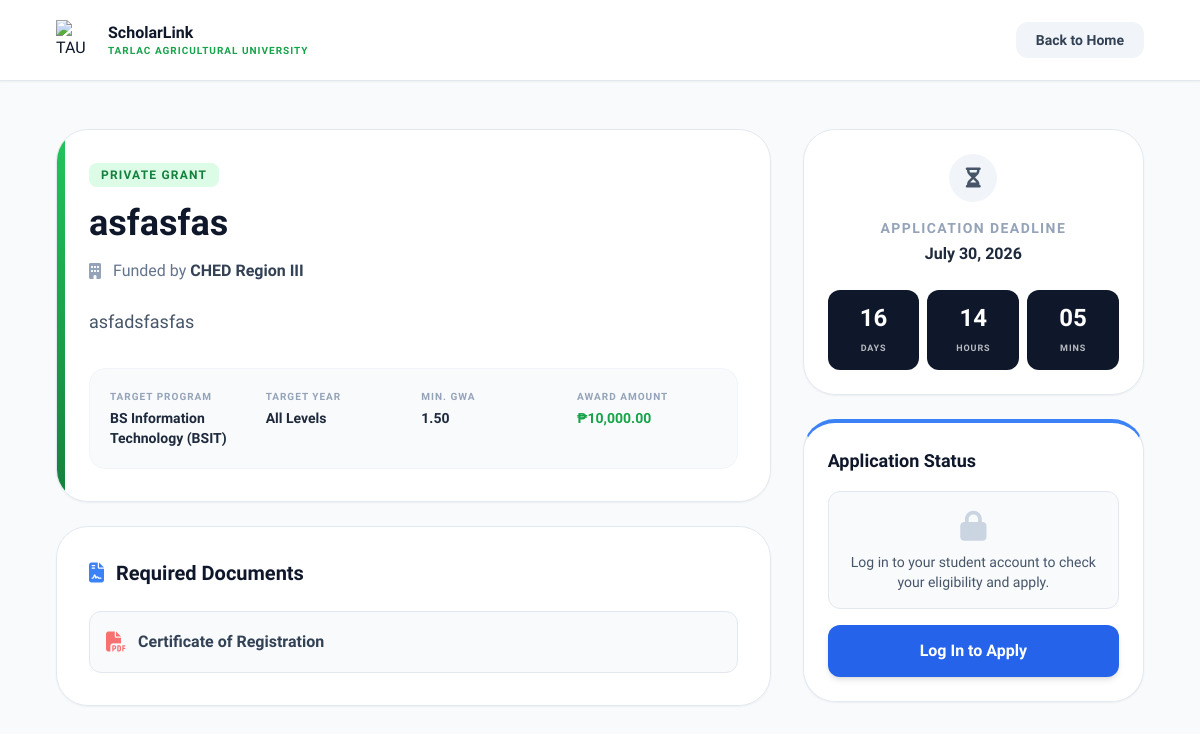
Page /scholarship_details.php?id=203 on the committed database.
### tables this page shows
CREATE TABLE `scholarship` (
  `ScholarshipID` int(11) NOT NULL AUTO_INCREMENT,
  `ProgramID` int(11) NOT NULL,
  `YearLevel` varchar(50) DEFAULT NULL,
  `Name` varchar(150) NOT NULL,
  `Description` text DEFAULT NULL,
  `Deadline` date NOT NULL,
  `AwardAmount` decimal(10,2) DEFAULT NULL,
  `NumberOfSlots` int(11) DEFAULT NULL,
  `Status` varchar(20) DEFAULT 'Active',
  `MinimumGWA` decimal(4,2) DEFAULT 2.00,
  `CreatedBy` int(11) DEFAULT NULL,
  `GenderRequirement` varchar(20) NOT NULL DEFAULT 'Any',
  `ScholarshipType` enum('Private','Government') DEFAULT 'Private',
  `FormConfig` varchar(255) DEFAULT 'Academic,Family,Financial,Essay',
  `ReleaseFrequency` varchar(50) DEFAULT 'Per Semester',
  `AllowsDual` enum('Yes','No') NOT NULL DEFAULT 'No',
  PRIMARY KEY (`ScholarshipID`),
  KEY `ProgramID` (`ProgramID`),
  KEY `fk_scholarship_creator` (`CreatedBy`),
  CONSTRAINT `fk_scholarship_creator` FOREIGN KEY (`CreatedBy`) REFERENCES `users` (`UserID`) ON DELETE SET NULL,
  CONSTRAINT `scholarship_ibfk_1` FOREIGN KEY (`ProgramID`) REFERENCES `program` (`ProgramID`) ON DELETE CASCADE
);

CREATE TABLE `users` (
  `UserID` int(11) NOT NULL AUTO_INCREMENT,
  `Username` varchar(50) NOT NULL,
  `Email` varchar(100) NOT NULL,
  `PasswordHash` varchar(255) NOT NULL,
  `FirstName` varchar(100) NOT NULL,
  `LastName` varchar(100) NOT NULL,
  `Role` enum('Student','Internal_Admin','External_Admin','Super_Admin') DEFAULT 'Student',
  `AccountStatus` varchar(20) DEFAULT 'Active',
  `StudentID_Num` varchar(50) DEFAULT NULL,
  `YearLevel` varchar(50) DEFAULT NULL,
  `GPA` decimal(4,2) DEFAULT NULL,
  `Major` varchar(100) DEFAULT NULL,
  `ProgramID` int(11) DEFAULT NULL,
  `Department` varchar(100) DEFAULT NULL,
  `Organization` varchar(100) DEFAULT NULL,
  `ContactNumber` varchar(20) DEFAULT NULL,
  `DateOfBirth` date DEFAULT NULL,
  `ProfilePicture` varchar(255) DEFAULT NULL,
  `ResetToken` varchar(255) DEFAULT NULL,
  `ResetTokenExpire` datetime DEFAULT NULL,
  `Gender` varchar(20) NOT NULL DEFAULT 'Not Specified',
  PRIMARY KEY (`UserID`),
  UNIQUE KEY `Username` (`Username`),
  UNIQUE KEY `Email` (`Email`)
);

CREATE TABLE `program` (
  `ProgramID` int(11) NOT NULL AUTO_INCREMENT,
  `ProgramName` varchar(150) NOT NULL,
  PRIMARY KEY (`ProgramID`)
);

CREATE TABLE `document_requirement` (
  `RequirementID` int(11) NOT NULL AUTO_INCREMENT,
  `ScholarshipID` int(11) NOT NULL,
  `DocumentName` varchar(100) NOT NULL,
  PRIMARY KEY (`RequirementID`),
  KEY `ScholarshipID` (`ScholarshipID`),
  CONSTRAINT `document_requirement_ibfk_1` FOREIGN KEY (`ScholarshipID`) REFERENCES `scholarship` (`ScholarshipID`) ON DELETE CASCADE
);

### scholarship_details.php (the view, shortened to what this page needs)
<?php
require 'includes/session_manager.php';
$scholarship_id = isset($_GET['id']) ? (int)$_GET['id'] : 0;
$is_logged_in = isset($_SESSION['logged_in']) && $_SESSION['logged_in'] === true;
$is_student = $is_logged_in && ($_SESSION['role'] === 'Student');
try {
    $stmt = $pdo->prepare("
        SELECT s.*, p.ProgramName, u.Organization as SponsorName, u.FirstName, u.LastName
        FROM scholarship s
        LEFT JOIN program p ON s.ProgramID = p.ProgramID
        LEFT JOIN users u ON s.CreatedBy = u.UserID
        WHERE s.ScholarshipID = ?
    ");
    $stmt->execute([$scholarship_id]);
    $scholarship = $stmt->fetch(PDO::FETCH_ASSOC);
    $sponsor_name = !empty($scholarship['SponsorName']) ? $scholarship['SponsorName'] : trim($scholarship['FirstName'] . ' ' . $scholarship['LastName']);
    $req_stmt = $pdo->prepare("SELECT * FROM document_requirement WHERE ScholarshipID = ?");
    $req_stmt->execute([$scholarship_id]);
    $requirements = $req_stmt->fetchAll(PDO::FETCH_ASSOC);
    $missing_docs = [];
} catch (PDOException $e) {
    die("Database Error: " . $e->getMessage());
}
?>
<!DOCTYPE html>
<html lang="en">
<head>
    <link rel="stylesheet" href="https://cdnjs.cloudflare.com/ajax/libs/font-awesome/6.4.0/css/all.min.css">
    <script src="https://cdn.tailwindcss.com"></script>
</head>
<body>
    <nav class="bg-white shadow-sm border-b border-slate-200 sticky top-0 z-50">
        <div class="max-w-6xl mx-auto px-4 sm:px-6 lg:px-8 h-20 flex items-center justify-between">
            <a href="index.php" class="flex items-center gap-3">
                <img src="assets/img/tau_logo.png" alt="TAU Logo" class="h-10 w-10">
                <div>
                    <h1 class="font-black text-slate-900 leading-tight">ScholarLink</h1>
                    <p class="text-[10px] font-bold text-green-600 uppercase tracking-widest">Tarlac Agricultural University</p>
                </div>
            </a>
            <div>
                <a href="index.php" class="bg-slate-100 hover:bg-slate-200 text-slate-700 text-sm font-bold py-2.5 px-5 rounded-xl transition-all">Back to Home</a>
            </div>
        </div>
    </nav>
    <main class="max-w-6xl mx-auto px-4 sm:px-6 lg:px-8 py-12">
        <div class="grid grid-cols-1 lg:grid-cols-3 gap-8">
            <div class="lg:col-span-2 space-y-6">
                <div class="glass-panel p-8 rounded-[2rem] shadow-sm relative overflow-hidden">
                    <div class="absolute top-0 left-0 w-2 h-full bg-gradient-to-b from-green-500 to-green-700"></div>
                    <span class="inline-block px-3 py-1 bg-green-100 text-green-700 text-xs font-black uppercase tracking-widest rounded-lg mb-4">
                        <?= htmlspecialchars($scholarship['ScholarshipType']) ?> Grant
                    </span>
                    <h1 class="text-3xl md:text-4xl font-black text-slate-900 mb-4 leading-tight">
                        <?= htmlspecialchars($scholarship['Name']) ?>
                    </h1>
                    <div class="flex items-center gap-3 text-slate-500 font-medium mb-6">
                        <i class="fas fa-building text-slate-400"></i>
                        <span>Funded by <strong class="text-slate-700"><?= htmlspecialchars($sponsor_name) ?></strong></span>
                    </div>
                    <p class="text-slate-600 text-lg leading-relaxed mb-8">
                        <?= nl2br(htmlspecialchars($scholarship['Description'])) ?>
                    </p>
                    <div class="grid grid-cols-2 md:grid-cols-4 gap-4 p-5 bg-slate-50 rounded-2xl border border-slate-100">
                        <div>
                            <p class="text-[10px] font-black text-slate-400 uppercase tracking-widest mb-1">Target Program</p>
                            <p class="font-bold text-slate-800 text-sm"><?= htmlspecialchars($scholarship['ProgramName'] ?? 'Open to All') ?></p>
                        </div>
                        <div>
                            <p class="text-[10px] font-black text-slate-400 uppercase tracking-widest mb-1">Target Year</p>
                            <p class="font-bold text-slate-800 text-sm"><?= htmlspecialchars($scholarship['YearLevel'] ?? 'All Levels') ?></p>
                        </div>
                        <div>
                            <p class="text-[10px] font-black text-slate-400 uppercase tracking-widest mb-1">Min. GWA</p>
                            <p class="font-bold text-slate-800 text-sm"><?= number_format($scholarship['MinimumGWA'], 2) ?></p>
                        </div>
                        <div>
                            <p class="text-[10px] font-black text-slate-400 uppercase tracking-widest mb-1">Award Amount</p>
                            <p class="font-black text-green-600 text-sm">₱<?= number_format($scholarship['AwardAmount'], 2) ?></p>
                        </div>
                    </div>
                </div>
                <div class="glass-panel p-8 rounded-[2rem] shadow-sm">
                    <h3 class="text-xl font-black text-slate-900 mb-6 flex items-center gap-3">
                        <i class="fas fa-file-contract text-blue-500"></i> Required Documents
                    </h3>
                    <?php if (empty($requirements)): ?>
                        <p class="text-slate-500 font-medium italic">No specific documents required.</p>
                    <?php else: ?>
                        <ul class="space-y-4">
                            <?php foreach($requirements as $req): ?>
                                <?php
                                    $is_in_vault = $is_student && !in_array($req['DocumentName'], $missing_docs);
                                ?>
                                <li class="flex items-center justify-between p-4 rounded-xl <?= $is_in_vault ? 'bg-green-50 border border-green-100' : 'bg-slate-50 border border-slate-200' ?>">
                                    <div class="flex items-center gap-3">
                                        <i class="fas fa-file-pdf <?= $is_in_vault ? 'text-green-500' : 'text-red-400' ?> text-xl"></i>
                                        <span class="font-bold <?= $is_in_vault ? 'text-green-800' : 'text-slate-700' ?>"><?= htmlspecialchars($req['DocumentName']) ?></span>
                                    </div>
                                </li>
                            <?php endforeach; ?>
                        </ul>
                    <?php endif; ?>
                </div>
            </div>
            <div class="lg:col-span-1 space-y-6">
                <div class="glass-panel p-6 rounded-[2rem] shadow-sm text-center">
                    <div class="w-12 h-12 bg-slate-100 text-slate-600 rounded-full flex items-center justify-center mx-auto mb-4 text-xl">
                        <i class="fas fa-hourglass-half animate-pulse"></i>
                    </div>
                    <h3 class="text-sm font-black text-slate-400 uppercase tracking-widest mb-1">Application Deadline</h3>
                    <p class="font-bold text-slate-800 mb-6"><?= date('F j, Y', strtotime($scholarship['Deadline'])) ?></p>
                    <div id="countdown" class="grid grid-cols-3 gap-2" data-deadline="<?= $scholarship['Deadline'] ?> 23:59:59">
                        <div class="bg-slate-900 text-white rounded-xl p-3">
                            <span id="days" class="block text-2xl font-black">--</span>
                            <span class="text-[9px] uppercase tracking-widest opacity-70 font-bold">Days</span>
                        </div>
                        <div class="bg-slate-900 text-white rounded-xl p-3">
                            <span id="hours" class="block text-2xl font-black">--</span>
                            <span class="text-[9px] uppercase tracking-widest opacity-70 font-bold">Hours</span>
                        </div>
                        <div class="bg-slate-900 text-white rounded-xl p-3">
                            <span id="mins" class="block text-2xl font-black">--</span>
                            <span class="text-[9px] uppercase tracking-widest opacity-70 font-bold">Mins</span>
                        </div>
                    </div>
                </div>
                <div class="glass-panel p-6 rounded-[2rem] shadow-sm border-t-4 border-t-blue-500">
                    <h3 class="font-black text-slate-900 mb-4 text-lg">Application Status</h3>
                    <?php if (!$is_logged_in): ?>
                        <div class="text-center p-4 bg-slate-50 rounded-xl border border-slate-200 mb-4">
                            <i class="fas fa-lock text-3xl text-slate-300 mb-2"></i>
                            <p class="text-sm text-slate-600 font-medium">Log in to your student account to check your eligibility and apply.</p>
                        </div>
                        <a href="student_login.php" class="block w-full text-center bg-blue-600 hover:bg-blue-700 text-white font-bold py-3.5 px-4 rounded-xl transition-all shadow-md">
                            Log In to Apply
                        </a>
                    <?php endif; ?>
                </div>
            </div>
        </div>
    </main>
</body>
</html>

### scholarship_details.php (style rules this page uses)
body { font-family: 'Plus Jakarta Sans', sans-serif; background-color: #f8fafc; color: #0f172a; }
.glass-panel { background: rgba(255, 255, 255, 0.95); backdrop-filter: blur(10px); border: 1px solid #e2e8f0; }

### rows in the picture
scholarship: ScholarshipType "PRIVATE", Name "asfasfas", CreatedBy.Organization "CHED Region III", Description "asfadsfasfas", ProgramID.ProgramName "BS Information Technology (BSIT)", YearLevel "All Levels", MinimumGWA "1.50", AwardAmount "10,000.00", Deadline "July 30, 2026"
document_requirement: DocumentName "Certificate of Registration"
